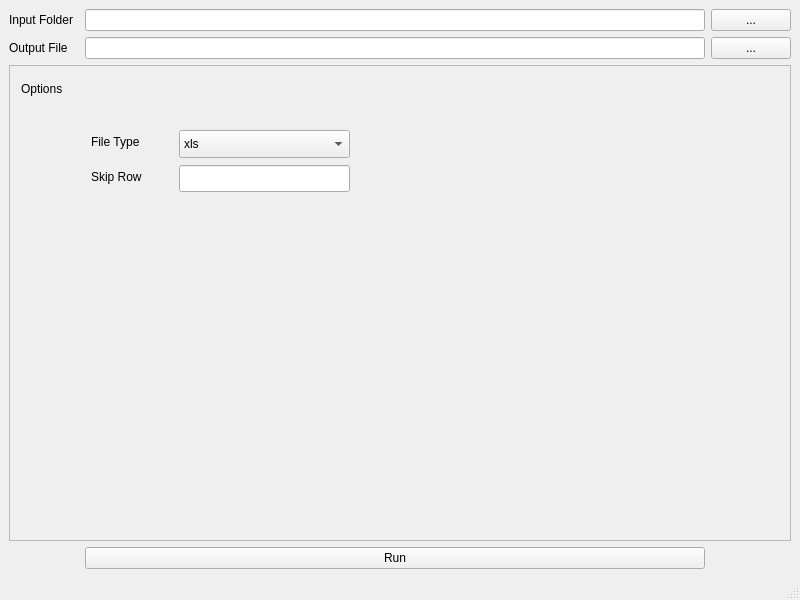
<?xml version="1.0" encoding="UTF-8"?>
<ui version="4.0">
 <class>MainWindow</class>
 <widget class="QMainWindow" name="MainWindow">
  <property name="geometry">
   <rect>
    <x>0</x>
    <y>0</y>
    <width>800</width>
    <height>600</height>
   </rect>
  </property>
  <property name="windowTitle">
   <string>ExcelMerge</string>
  </property>
  <widget class="QWidget" name="centralwidget">
   <layout class="QGridLayout" name="gridLayout">
    <item row="2" column="0" colspan="4">
     <widget class="QFrame" name="frame">
      <property name="frameShape">
       <enum>QFrame::StyledPanel</enum>
      </property>
      <property name="frameShadow">
       <enum>QFrame::Raised</enum>
      </property>
      <widget class="QLabel" name="label_3">
       <property name="geometry">
        <rect>
         <x>12</x>
         <y>12</y>
         <width>68</width>
         <height>24</height>
        </rect>
       </property>
       <property name="styleSheet">
        <string notr="true">font: 12pt &quot;MS Shell Dlg 2&quot;;</string>
       </property>
       <property name="text">
        <string>Options</string>
       </property>
      </widget>
      <widget class="QLabel" name="label_4">
       <property name="geometry">
        <rect>
         <x>82</x>
         <y>65</y>
         <width>81</width>
         <height>24</height>
        </rect>
       </property>
       <property name="styleSheet">
        <string notr="true">font: 12pt &quot;MS Shell Dlg 2&quot;;</string>
       </property>
       <property name="text">
        <string>File Type</string>
       </property>
      </widget>
      <widget class="QComboBox" name="fileTypeComboBox">
       <property name="geometry">
        <rect>
         <x>170</x>
         <y>65</y>
         <width>171</width>
         <height>28</height>
        </rect>
       </property>
       <property name="styleSheet">
        <string notr="true">font: 11pt &quot;MS Shell Dlg 2&quot;;</string>
       </property>
       <item>
        <property name="text">
         <string>xls</string>
        </property>
       </item>
       <item>
        <property name="text">
         <string>xlsx</string>
        </property>
       </item>
       <item>
        <property name="text">
         <string>xls &amp; xlsx</string>
        </property>
       </item>
      </widget>
      <widget class="QLabel" name="label_5">
       <property name="geometry">
        <rect>
         <x>82</x>
         <y>100</y>
         <width>81</width>
         <height>24</height>
        </rect>
       </property>
       <property name="styleSheet">
        <string notr="true">font: 12pt &quot;MS Shell Dlg 2&quot;;</string>
       </property>
       <property name="text">
        <string>Skip Row</string>
       </property>
      </widget>
      <widget class="QLineEdit" name="skipRowEdit">
       <property name="geometry">
        <rect>
         <x>170</x>
         <y>100</y>
         <width>171</width>
         <height>27</height>
        </rect>
       </property>
       <property name="styleSheet">
        <string notr="true">font: 10pt &quot;MS Shell Dlg 2&quot;;</string>
       </property>
      </widget>
     </widget>
    </item>
    <item row="0" column="3">
     <widget class="QPushButton" name="inputFolderButton">
      <property name="styleSheet">
       <string notr="true">font: 12pt &quot;MS Shell Dlg 2&quot;;</string>
      </property>
      <property name="text">
       <string>...</string>
      </property>
     </widget>
    </item>
    <item row="1" column="2">
     <widget class="QLineEdit" name="outputFileEdit">
      <property name="styleSheet">
       <string notr="true">font: 10pt &quot;MS Shell Dlg 2&quot;;</string>
      </property>
     </widget>
    </item>
    <item row="0" column="0">
     <widget class="QLabel" name="label">
      <property name="styleSheet">
       <string notr="true">font: 12pt &quot;MS Shell Dlg 2&quot;;</string>
      </property>
      <property name="text">
       <string>Input Folder</string>
      </property>
     </widget>
    </item>
    <item row="1" column="0">
     <widget class="QLabel" name="label_2">
      <property name="styleSheet">
       <string notr="true">font: 12pt &quot;MS Shell Dlg 2&quot;;</string>
      </property>
      <property name="text">
       <string>Output File</string>
      </property>
     </widget>
    </item>
    <item row="0" column="2">
     <widget class="QLineEdit" name="inputFolderEdit">
      <property name="styleSheet">
       <string notr="true">font: 10pt &quot;MS Shell Dlg 2&quot;;</string>
      </property>
     </widget>
    </item>
    <item row="1" column="3">
     <widget class="QPushButton" name="outputFileButton">
      <property name="styleSheet">
       <string notr="true">font: 12pt &quot;MS Shell Dlg 2&quot;;</string>
      </property>
      <property name="text">
       <string>...</string>
      </property>
     </widget>
    </item>
    <item row="5" column="2">
     <widget class="QPushButton" name="runButton">
      <property name="text">
       <string>Run</string>
      </property>
     </widget>
    </item>
   </layout>
  </widget>
  <widget class="QMenuBar" name="menubar">
   <property name="geometry">
    <rect>
     <x>0</x>
     <y>0</y>
     <width>800</width>
     <height>26</height>
    </rect>
   </property>
  </widget>
  <widget class="QStatusBar" name="statusbar"/>
 </widget>
 <resources/>
 <connections/>
</ui>
